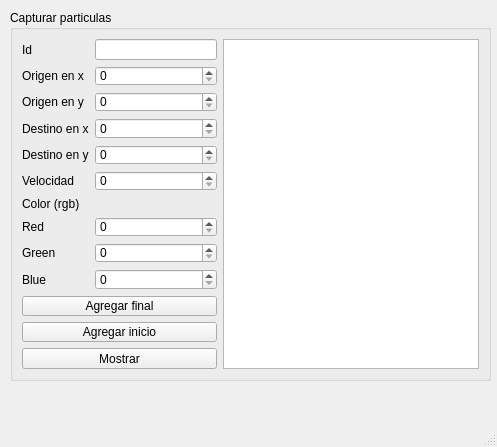
<?xml version="1.0" encoding="UTF-8"?>
<ui version="4.0">
 <class>MainWindow</class>
 <widget class="QMainWindow" name="MainWindow">
  <property name="geometry">
   <rect>
    <x>0</x>
    <y>0</y>
    <width>497</width>
    <height>447</height>
   </rect>
  </property>
  <property name="windowTitle">
   <string>MainWindow</string>
  </property>
  <widget class="QWidget" name="centralwidget">
   <widget class="QGroupBox" name="groupBox">
    <property name="geometry">
     <rect>
      <x>10</x>
      <y>10</y>
      <width>481</width>
      <height>371</height>
     </rect>
    </property>
    <property name="title">
     <string>Capturar particulas</string>
    </property>
    <layout class="QGridLayout" name="gridLayout">
     <item row="2" column="0">
      <widget class="QLabel" name="label_3">
       <property name="text">
        <string>Origen en y</string>
       </property>
      </widget>
     </item>
     <item row="1" column="0">
      <widget class="QLabel" name="label_2">
       <property name="text">
        <string>Origen en x</string>
       </property>
      </widget>
     </item>
     <item row="6" column="0">
      <widget class="QLabel" name="label_7">
       <property name="text">
        <string>Color (rgb)</string>
       </property>
      </widget>
     </item>
     <item row="0" column="0">
      <widget class="QLabel" name="label">
       <property name="text">
        <string>Id</string>
       </property>
      </widget>
     </item>
     <item row="12" column="0" colspan="2">
      <widget class="QPushButton" name="mostrar_pushButton">
       <property name="text">
        <string>Mostrar</string>
       </property>
      </widget>
     </item>
     <item row="3" column="0">
      <widget class="QLabel" name="label_4">
       <property name="text">
        <string>Destino en x</string>
       </property>
      </widget>
     </item>
     <item row="0" column="1">
      <widget class="QLineEdit" name="id_lineEdit"/>
     </item>
     <item row="10" column="0" colspan="2">
      <widget class="QPushButton" name="agregar_final_pushButton">
       <property name="text">
        <string>Agregar final</string>
       </property>
      </widget>
     </item>
     <item row="8" column="0">
      <widget class="QLabel" name="label_10">
       <property name="text">
        <string>Green </string>
       </property>
      </widget>
     </item>
     <item row="5" column="0">
      <widget class="QLabel" name="label_6">
       <property name="text">
        <string>Velocidad</string>
       </property>
      </widget>
     </item>
     <item row="7" column="0">
      <widget class="QLabel" name="label_9">
       <property name="text">
        <string>Red</string>
       </property>
      </widget>
     </item>
     <item row="4" column="0">
      <widget class="QLabel" name="label_5">
       <property name="text">
        <string>Destino en y</string>
       </property>
      </widget>
     </item>
     <item row="9" column="0">
      <widget class="QLabel" name="label_11">
       <property name="text">
        <string>Blue</string>
       </property>
      </widget>
     </item>
     <item row="11" column="0" colspan="2">
      <widget class="QPushButton" name="agregar_inicio_pushButton">
       <property name="text">
        <string>Agregar inicio</string>
       </property>
      </widget>
     </item>
     <item row="0" column="2" rowspan="13">
      <widget class="QPlainTextEdit" name="salida"/>
     </item>
     <item row="1" column="1">
      <widget class="QSpinBox" name="origen_x_spinBox"/>
     </item>
     <item row="2" column="1">
      <widget class="QSpinBox" name="origen_y_spinBox"/>
     </item>
     <item row="3" column="1">
      <widget class="QSpinBox" name="destino_x_spinBox"/>
     </item>
     <item row="4" column="1">
      <widget class="QSpinBox" name="destino_y_spinBox"/>
     </item>
     <item row="5" column="1">
      <widget class="QSpinBox" name="velocidad_spinBox"/>
     </item>
     <item row="7" column="1">
      <widget class="QSpinBox" name="red_spinBox"/>
     </item>
     <item row="8" column="1">
      <widget class="QSpinBox" name="green_spinBox"/>
     </item>
     <item row="9" column="1">
      <widget class="QSpinBox" name="blue_spinBox"/>
     </item>
    </layout>
   </widget>
  </widget>
  <widget class="QMenuBar" name="menubar">
   <property name="geometry">
    <rect>
     <x>0</x>
     <y>0</y>
     <width>497</width>
     <height>21</height>
    </rect>
   </property>
  </widget>
  <widget class="QStatusBar" name="statusbar"/>
 </widget>
 <resources/>
 <connections/>
</ui>
